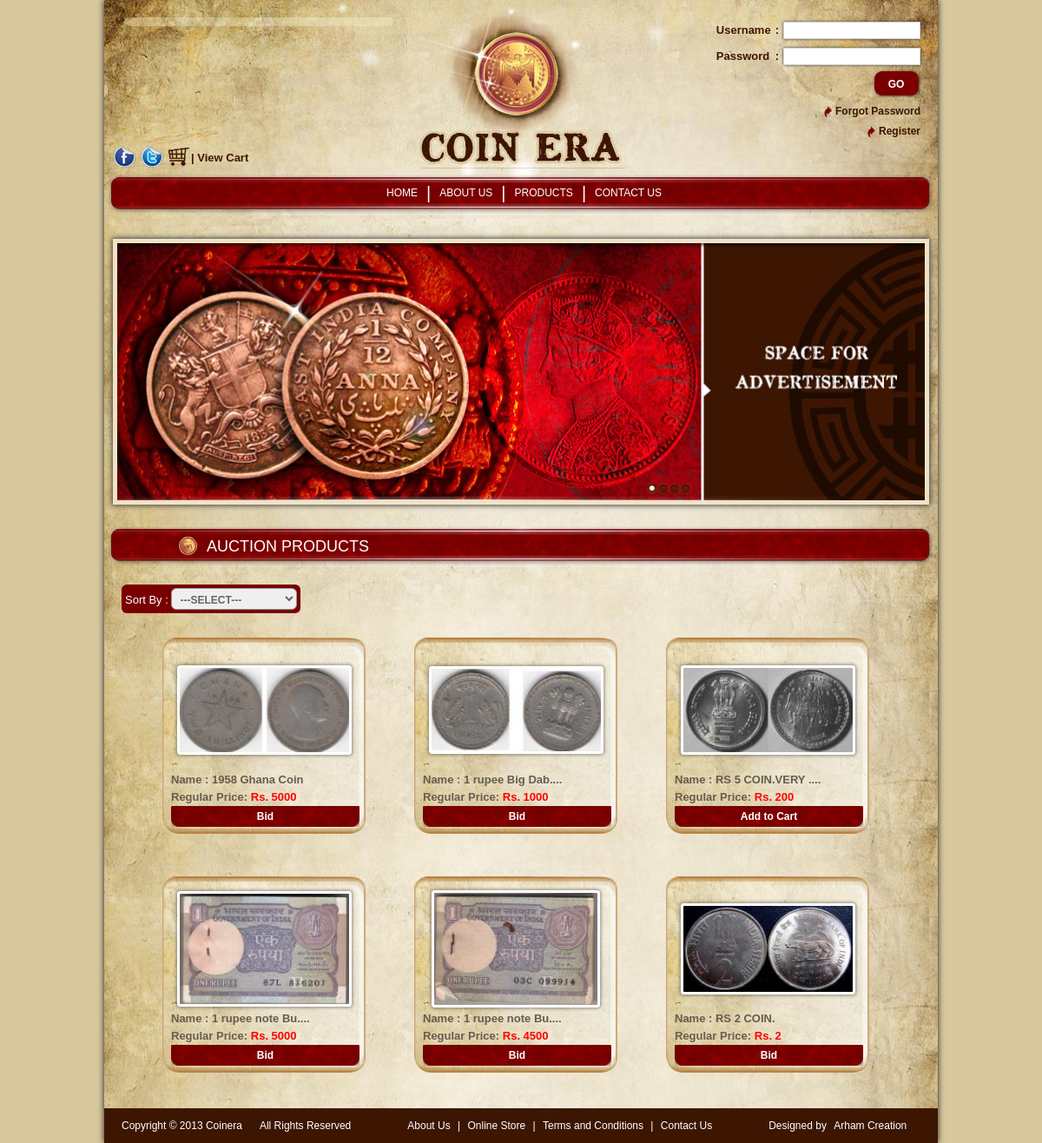
/index_bk_08_09_13.php, run on the app's committed database.
### tables this page shows
CREATE TABLE IF NOT EXISTS `product_info` (
  `id` int(100) NOT NULL AUTO_INCREMENT,
  `user_id` int(100) NOT NULL,
  `cat_id` int(100) NOT NULL,
  `cat_p_id` int(100) NOT NULL,
  `title` varchar(300) NOT NULL,
  `sub_title` varchar(300) NOT NULL,
  `bid_price` double NOT NULL,
  `direct_price` double NOT NULL,
  `description` text NOT NULL,
  `images` varchar(200) NOT NULL,
  `image2` varchar(200) NOT NULL,
  `image3` varchar(200) NOT NULL,
  `entry_date` date NOT NULL,
  `start_date` date NOT NULL,
  `end_date` date NOT NULL,
  `quantity` int(100) NOT NULL,
  `packaging_no` varchar(200) NOT NULL,
  `bid_status` enum('Y','N') NOT NULL DEFAULT 'Y',
  `status` enum('Y','N') NOT NULL DEFAULT 'Y',
  PRIMARY KEY (`id`)
);

### index_bk_08_09_13.php (the view, shortened to what this page needs)
<?php include("header.php"); ?>
<div class="body_cont">
    	<div class="banner">
            <div class="banner_frame"><img src="images/main_banner.jpg" /></div>
        </div>
        <div class="auction_product">
        <img src="images/auction_product_bg.png" />
        AUCTION PRODUCTS
        </div>
            <div class="pdtt_glry_select" style="margin-left:20px; float:left;">
                Sort By : <select name="cat_type" class="product_type" onchange="showsab(this.value)">
                <option value="">---SELECT---</option>
                </select>
               </div>
        <div class="body_content">
        <div class="outerdiv_frame" id="txtHint1">
         <?php
	$fetch_prdt=mysql_query("SELECT *FROM `product_info` WHERE `status`='Y' AND `bid_status`='Y' ORDER BY `product_info`.`id` DESC LIMIT 0 , 6");
	$row=mysql_num_rows($fetch_prdt);
  if($row > 0){
	 while($rec_prdt=mysql_fetch_array($fetch_prdt))
	{
	if($rec_prdt['bid_price']!=0 && $rec_prdt['direct_price']==0 ){
			$price=$rec_prdt['bid_price'];
			$flag=1;
			$text="Bid";
			$url='product_details.php?product_id='.$rec_prdt['id'].'&flag='.$flag;
			}else if($rec_prdt['direct_price']!=0 && $rec_prdt['bid_price']==0){
				$price=$rec_prdt['direct_price'];
				$text="Add to Cart";
				$flag=2;
				if(!isset($_SESSION['user_name'])){
						$url='single_login.php';
					}else{
						$url='cart.php?id='.$rec_prdt['id'].'&action=add';
					}
			}else{
			?>
            <div class="outerdiv">
                <span style='color:red;'>There Might Be Some Problem.</span>
            </div>
			<?php
			}
			?>
                <div class="outerdiv">
                        <div class="phtGalLftdiv"><div>
                        <a href="product_details.php?product_id=<?=$rec_prdt['id']?>&flag=<?=$flag?>">
                          <img src="ProductImage/thumbs/<?=$rec_prdt['images']?>">
                        </a>
                        </div></div>
                        <div class="phtGalLftdivT">
                            <p>
                Name : <?php
			   	if(strlen($rec_prdt['title'])>15){
				$result=substr($rec_prdt['title'],0,15);
					echo $result.'....';
				} else{ echo $rec_prdt['title']; }
				?><br/>
                Regular Price: <font color="#ff0300">Rs. <?=$price?></font>
                </p>
                 <a href="<?=$url?>"><?=$text?> </a>
                        </div>
                 </div>
          <?php
		  }
		   }
		  else{
		echo "<span class='opps_sorry'>Opps! Sorry No Product Found.</span>";
		}
		  ?>
             </div>
        </div>
    </div>
<?php include("footer.php"); ?>

### header.php (shortened to what this page needs)
<!DOCTYPE html PUBLIC "-//W3C//DTD XHTML 1.0 Transitional//EN" "http://www.w3.org/TR/xhtml1/DTD/xhtml1-transitional.dtd">
<html xmlns="http://www.w3.org/1999/xhtml">
<head>
<link type="text/css" rel="stylesheet" href="css/style.css" />
</head>
<body>
<div class="body_inner">
    <div class="header">
        <div class="header_left">
        <div class="headre_fbk_frame">
         <div class="fb-like headre_fbk" data-href="http://arhamcreation.in/coinera/" data-send="false" data-layout="button_count" data-width="70" data-show-faces="true"></div>
        </div>
        <a href="#"><img src="images/fcebook.png" /></a>
        <a href="#"><img src="images/twitter.png" /></a>
        <a href="cart.php"><img src="images/view_cart.png" /></a>
        |
       <?php if(isset($_SESSION['cart']) && !empty($_SESSION['cart'])) {
	   			if($_SESSION['sl_no']==1){
					$text='Item';
					} else{
						$text='Items';
						}
	   ?>
        <a href="cart.php">(<?=$_SESSION['sl_no']?>) <?=$text?></a>
        <?php } else{ ?>
		<a href="cart.php">View Cart</a>
		<?php }?>
        </div>
        <div class="coin_logo">
        <img usemap="#logo_map" width="283" height="198" src="images/coin_logo_blank.png" />
</div>
        <div class="header_register">
		 <table class="header_reg_table" border="0" cellspacing="0" cellpadding="0">
    <?php
		if(!isset($_SESSION['user_name'])){
	?>
		<form id="login_form" name="login_form" method="post" action="check_login.php">
         	<tr>
                <td>Username</td><td>:</td>
                <td><input class="reg_t_inp" type="text" id="username" name="username" autocomplete="off"/></td>
            </tr>
            <tr>
                <td>Password</td><td>:</td>
                <td><input class="reg_t_inp" type="password" id="password" name="password" autocomplete="off"/></td>
            </tr>
			<tr><td colspan="3" class="btn_in_td"><input class="submit_btn" type="submit" id="submit" value="GO" name="submit"></td></tr>
		</form>
            <tr>
                <td colspan="3" class="btn_in_td">
                <a style="margin-top:5px;" href="forgot_password.php">Forgot Password</a>
           		</td>
            </tr>
            <tr>
                <td colspan="3" class="btn_in_td">
                <a  href="register.php">Register</a>
                </td>
            </tr>
      </table>
	<?php } ?>
        </div>
        <div id="menu-bar">
        <ul id="navigation">
			<li><a href="index.php">Home</a></li><li>|</li>
			<li><a href="about_us.php">About us</a></li><li>|</li>
			<li><a href="product_gallery.php">Products</a></li><li>|</li>
			<li><a href="contact_us.php">Contact us</a></li>
        </ul>
        </div>
    </div>
    <div id="container">

### footer.php
  </div>
  <div class="footer">
    <ul>
        <li>Copyright &copy; 2013  Coinera</li><li>All Rights Reserved</li>
        <li><a href="about_us.php" title="About Us">About Us</a> |
        <a href="product_gallery.php" title="Online Store">Online Store</a> |
        <a href="#" title="Terms and Conditions">Terms and Conditions</a> |
        <a href="contact_us.php" title="Contact Us">Contact Us</a>
        </li>
        <li>Designed by <a target="_blank" href="http://www.arhamcreation.com/" title="Designed by Arham Creation">Arham Creation</a></li>
        </ul>
    </div>
</div>
</body>
</html>

### data on the page
product_info: images (picture), title "1958 Ghana Coin", bid_price "5000", text "Bid"
product_info: images (picture), title "1 rupee Big Dab", bid_price "1000", text "Bid"
product_info: images (picture), title "RS 5 COIN.VERY", direct_price "200", text "Add to Cart"
product_info: images (picture), title "1 rupee note Bu", bid_price "5000", text "Bid"
product_info: images (picture), title "1 rupee note Bu", bid_price "4500", text "Bid"
product_info: images (picture), title "RS 2 COIN.", bid_price "2", text "Bid"
